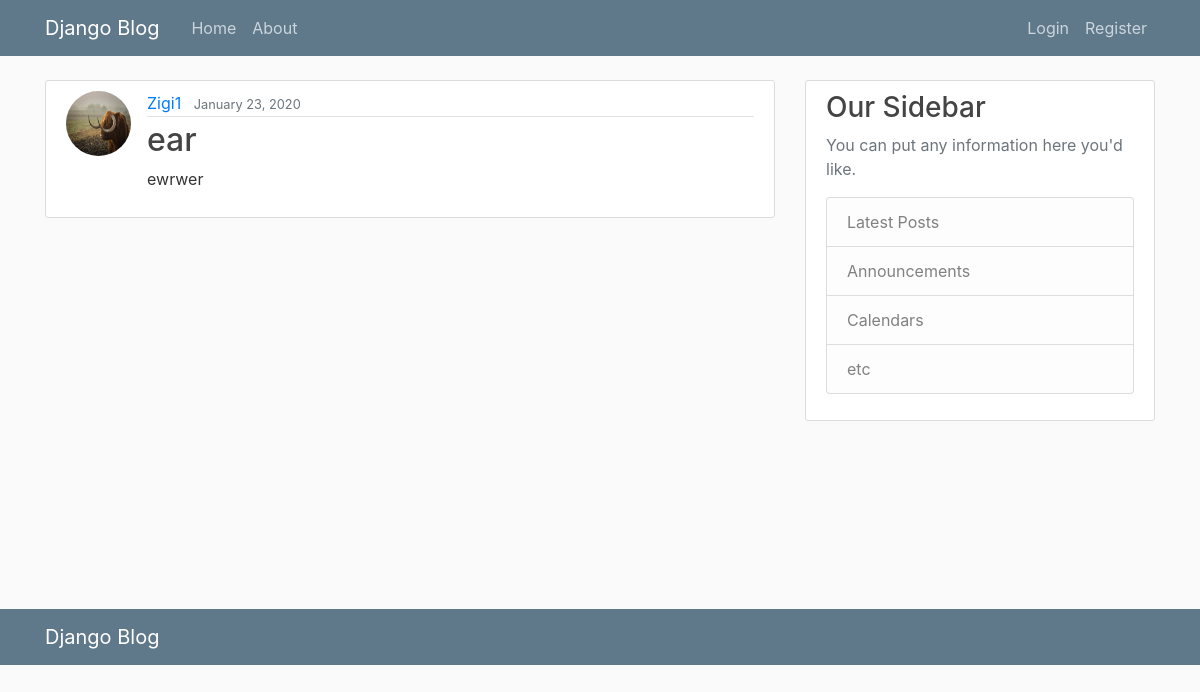
Screenshot of /post/43/ with the database file from the repository.
### blog/models.py (models this page shows, shortened)
class Post(models.Model):
    title = models.CharField(max_length=100)
    content = models.TextField()
    date_posted = models.DateTimeField(default=timezone.now)
    author = models.ForeignKey(User,on_delete=models.CASCADE)

### users/models.py (models this page shows, shortened)
class Profile(models.Model):
    user = models.OneToOneField(User, on_delete=models.CASCADE)
    image= models.ImageField(default='default.jpg', upload_to='profile_pics')

### blog/views.py (the view)
# urls.py: path('post/<int:pk>/', PostDetailView.as_view(), name='post-detail'),
class PostDetailView(DetailView):
    model = Post

### blog/templates/blog/post_detail.html (shortened to what this page needs)
{% extends "blog/layout.html" %}
{% block content %}
<article class="media content-section">
    <img class="rounded-circle article-img" src="{{ object.author.profile.image.url }}">
        <div class="media-body">
            <div class="article-metadata">
              <a class="mr-2" href="{% url 'user-posts' object.author.username %}">{{ object.author }}</a>
              <small class="text-muted">{{ object.date_posted|date:"F d, Y" }}</small>
            </div>
            <h2 class="article-title">{{ object.title }}</h2>
            <p class="article-content">{{ object.content }}</p>
        </div>
</article>
{% endblock content %}

### blog/static/css/main.css (style rules this page uses)
body { background: #fafafa; color: #333333; margin-top: 5rem; }
h1, h2, h3, h4, h5, h6 { color: #444444; }
.content-section { background: #ffffff; padding: 10px 20px; border: 1px solid #dddddd; border-radius: 3px; margin-bottom: 20px; }
.article-title { color: #444444; }
.article-content { white-space: pre-line; }
.article-img { height: 65px; width: 65px; margin-right: 16px; }
.article-metadata { padding-bottom: 1px; margin-bottom: 4px; border-bottom: 1px solid #e3e3e3 }

### rows the page displays
Post: author.profile.image (picture), author "Zigi1", date_posted "January 23, 2020", title "ear", content "ewrwer"
